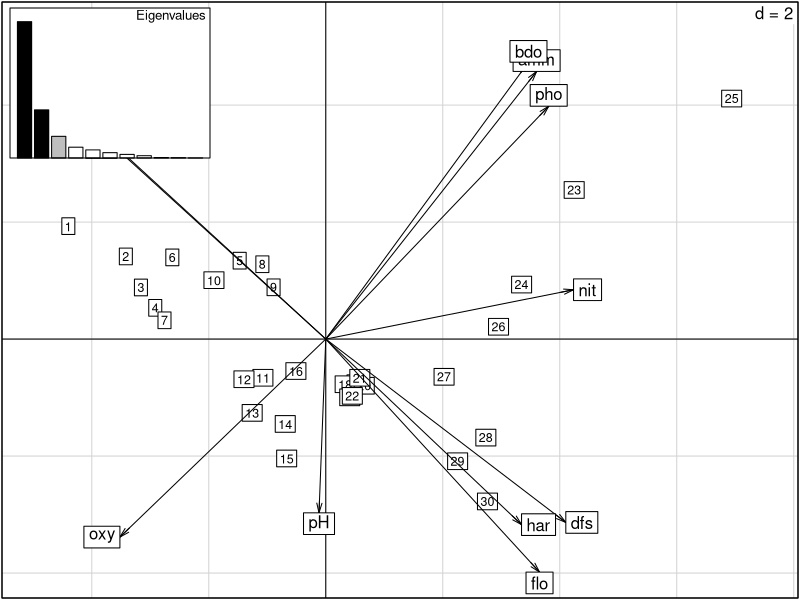
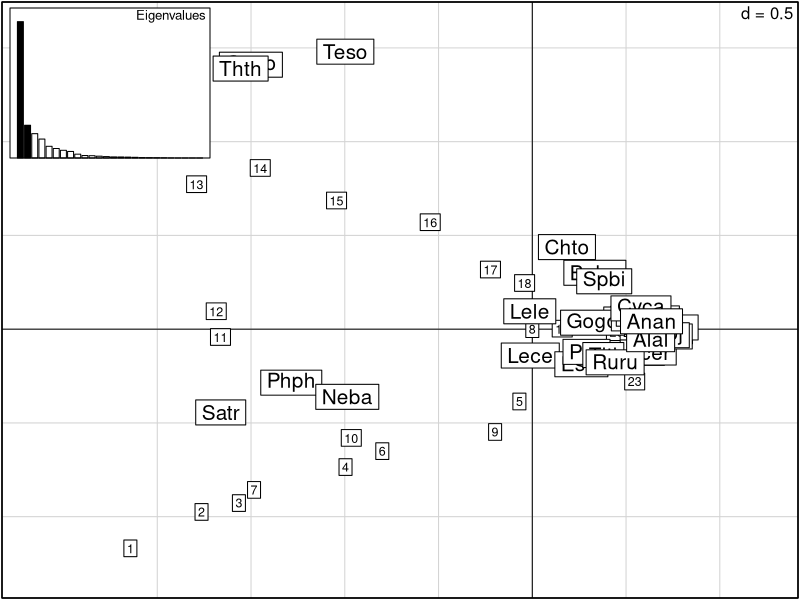
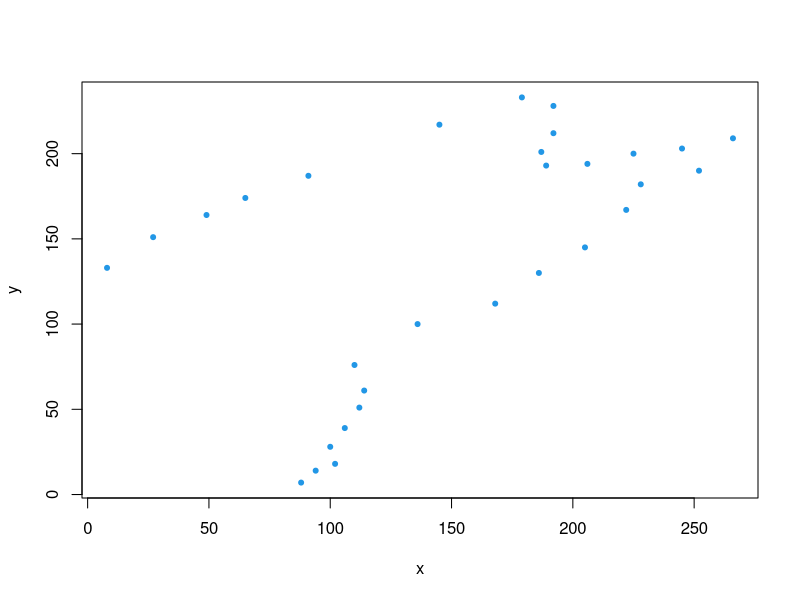
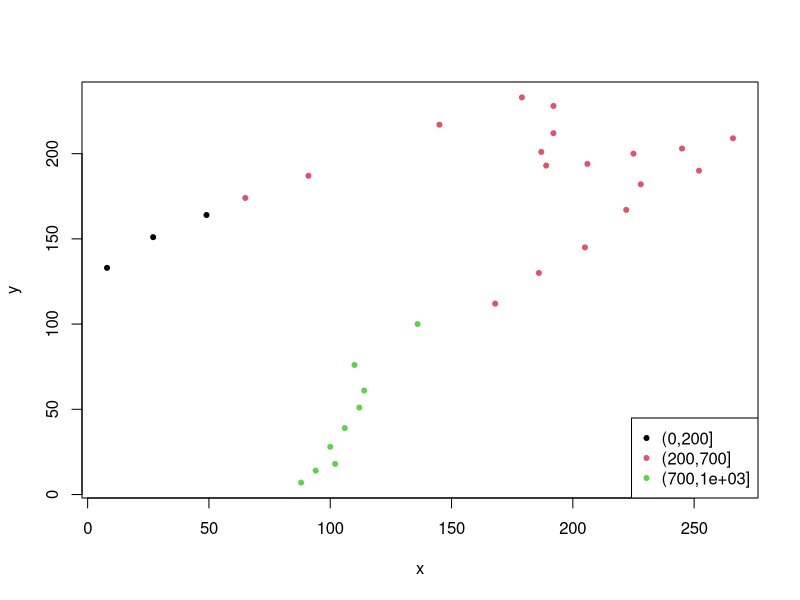
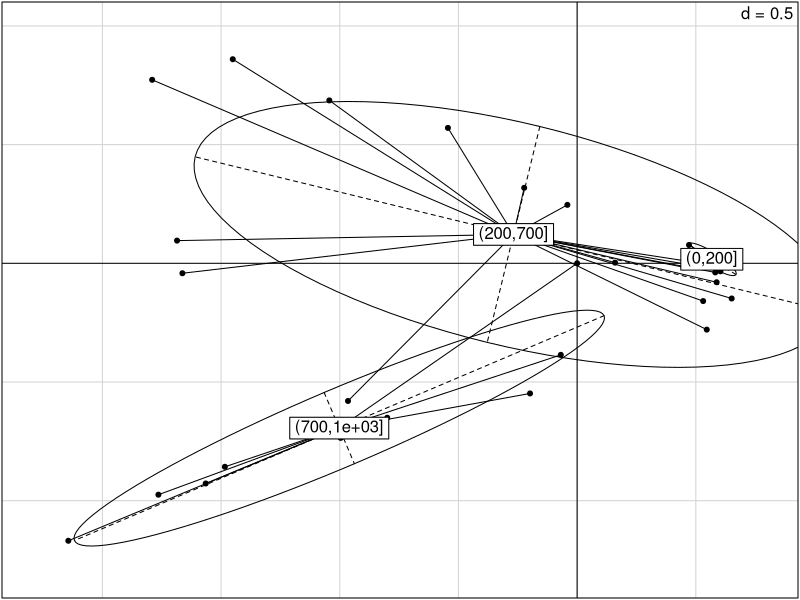
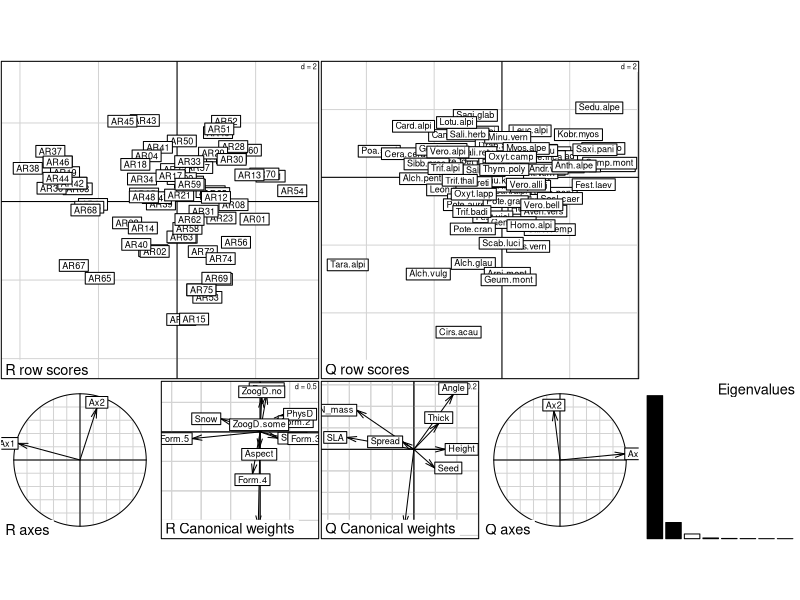
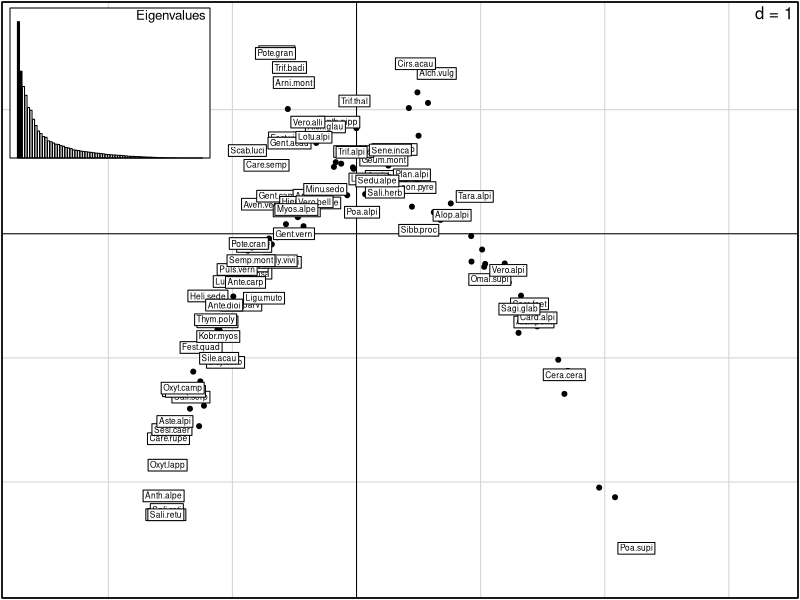
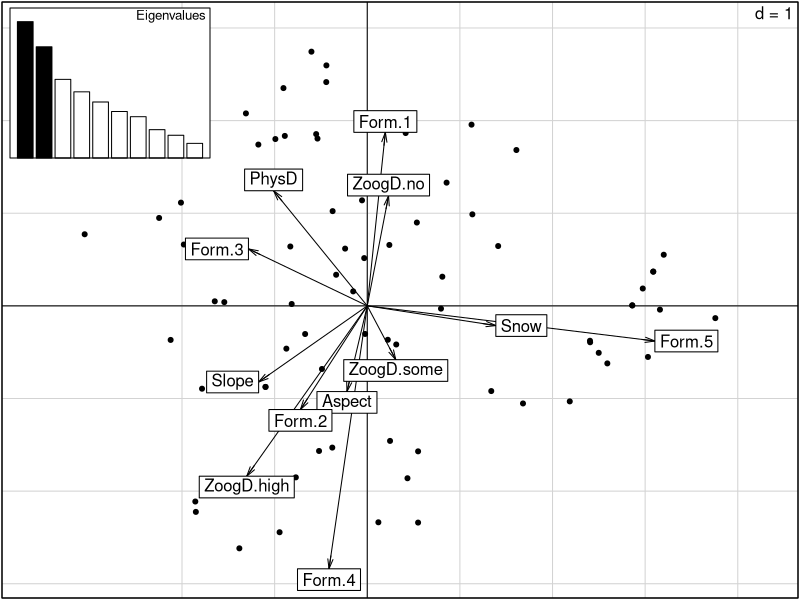

Recreate these plots in R, in order.
require(ade4)
data(doubs)
?doubs
dudi1 <- dudi.pca(doubs$env, scale = TRUE, scan = FALSE, nf = 3)
dudi2 <- dudi.coa(doubs$fish,  scan = FALSE, nf = 2)
scatter(dudi1)
scatter(dudi2)

#interpretiamo insieme gli assi della pca
dudi1$c1
#### ordiniamo secondo la prima componente
oo=order(dudi1$c1[,1])
dudi1$c1[oo,]
### ordiniamo secondo la seconda componente
oo=order(dudi1$c1[,2])
dudi1$c1[oo,]
####### variabilita' spiegata
cumsum(dudi1$eig/sum(dudi1$eig))### 3 assi 87%
###### la parte di analisi delle corrispondenze
dudi2$c1### possiamo caratterizzare i siti sulla base delle specie presenti

### disegnamo anche il bacino del fiume
plot(doubs$xy,pch=20,col=4)
####coloriamo i siti secondo la lro altitudine, ovvero dividiamo questa variabili in 3 classi
altcl=cut(doubs$env$alt,breaks=c(0,200,700,1000))
plot(doubs$xy,pch=20,col=altcl)
legend("bottomright",levels(altcl),pch=20,col=c(1,2,3))
###l'altitudine che ruolo ha rispetto alle specie?
s.class(dudi2$li,altcl)### sembra che le abbondanze delle specie siano influenzate dall'altitudine

######### mettiamo insieme piu' situazioni
data(aravo)
?aravo
### analisi delle corrispondenze sulla matrice floristica
coa1 <- dudi.coa(aravo$spe, scannf = FALSE, nf = 2)
#### analisi di hillsmith sulla matrice ambientale
dudienv <- dudi.hillsmith(aravo$env, scannf = FALSE, nf = 2, row.w = coa1$lw)
### pca sui tratti morfologici delle piante 
duditrait <- dudi.pca(aravo$traits, scannf = FALSE, nf = 2, row.w = coa1$cw)
####
?rlq
rlq1 <- rlq(dudienv, coa1, duditrait, scannf = FALSE, nf = 2)
plot(rlq1)
#### oppure guardiamo i risultati separatamente
scatter(coa1,clab.col=0.5,clab.row=0)
scatter(dudienv,clab.row=0)
scatter(duditrait)## qui le specie sono sulle righe 
